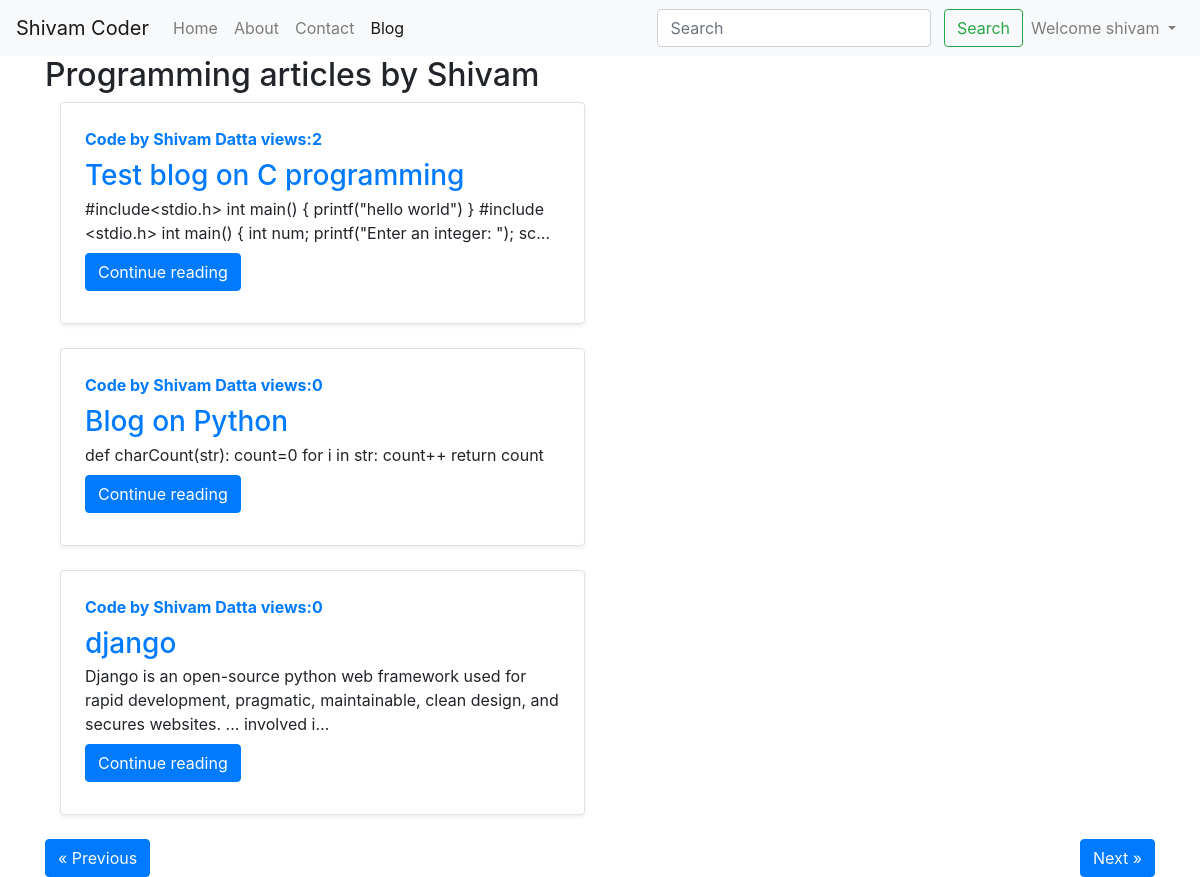
Page /blog/ (signed in) on the committed database.
### blog/models.py (models this page shows, shortened)
class Post(models.Model):
    sno=models.AutoField(primary_key=True)
    title=models.CharField(max_length=255)
    content=models.TextField()
    author=models.CharField(max_length=255)
    slug=models.CharField(max_length=130)
    views=models.IntegerField(default=0)
    timestamp=models.DateTimeField(blank=True)

### blog/views.py (the view)
# urls.py: path('', views.bloghome, name='bloghome'),
def bloghome(request):
    no_of_posts=3
    page=request.GET.get('page')
    if page is None:
        page=1
    else:
        page=int(page)
    allPosts=Post.objects.all()[(page-1)*no_of_posts:page*no_of_posts]
    blogs1=Post.objects.all()
    length=len(blogs1)
    if page>1:
        prev=page-1
    else:
        prev=None
    if page<math.ceil(length/no_of_posts):
        nxt=page+1
    else:
        nxt=None
    context={'allposts':allPosts,'prev':prev,'nxt':nxt}
    return render(request,'blog/bloghome.html',context)

### templates/blog/bloghome.html (shortened to what this page needs)
{% extends 'base.html' %}
{% block blogactive %} active{% endblock blogactive %}
{% block body %}
<div class="container">
    <h2>Programming articles by Shivam</h2>
    {% for post in allposts %}
    <div class="col-md-6">
      <div class="row no-gutters border rounded overflow-hidden flex-md-row mb-4 shadow-sm h-md-250 position-relative">
        <div class="col p-4 d-flex flex-column position-static">
          <strong class="d-inline-block mb-2 text-primary">Code by {{post.author}} views:{{post.views}}</strong>
          <h3 class="mb-0"><a href="/blog/{{post.slug}}">{{post.title}}</a></h3>
          <p class="card-text mb-auto">{{post.content| truncatechars:150}}</p>
          <div class="my-2">
          <a href="/blog/{{post.slug}}" role="button" class="btn btn-primary">Continue reading</a>
        </div>
        </div>
      </div>
    </div>
    {% endfor %}
    {% if prev %}
    <button class="btn btn-primary"><a class="text-light" href="/blog?page={{prev}}">&laquo; Previous</a></button>
    {% else %}
    <button class="btn btn-primary "><a class="text-light" href="#"> &laquo; Previous </a></button>
    {% endif %}
    {% if nxt %}
    <button class="btn btn-primary float-right"><a class="text-light" href="/blog?page={{nxt}}"> Next &raquo;</a></button>
    {% else %}
    <button class="btn btn-primary float-right"><a class="text-light" href="#"> Next &raquo;</a></button>
    {% endif %}
  </div>
{% endblock body %}

### templates/base.html (shortened to what this page needs)
<!doctype html>
<html lang="en">
  <head>
    <link rel="stylesheet" href="https://stackpath.bootstrapcdn.com/bootstrap/4.5.0/css/bootstrap.min.css">
  </head>
  <body>
    <nav class="navbar navbar-expand-lg navbar-light bg-light">
        <a class="navbar-brand" href="/">Shivam Coder</a>
        <div class="collapse navbar-collapse" id="navbarSupportedContent">
          <ul class="navbar-nav mr-auto">
            <li class="nav-item {% block homeactive %}{% endblock homeactive %}">
              <a class="nav-link" href="/">Home <span class="sr-only">(current)</span></a>
            </li>
            <li class="nav-item {% block aboutactive %}{% endblock aboutactive %}">
              <a class="nav-link" href="/about">About</a>
            </li>
            <li class="nav-item {% block contactactive %}{% endblock contactactive %}">
                <a class="nav-link" href="/contact">Contact</a>
              </li>
              <li class="nav-item {% block blogactive %}{% endblock blogactive %}">
                <a class="nav-link" href="/blog">Blog</a>
              </li>
          </ul>
          <div class="ml-auto form-inline ">
          <form class=" my-2 my-lg-0" method="get" action="/search">
            <input class="form-control mr-sm-2" type="search" placeholder="Search" aria-label="Search" name="query" id="query">
            <button class="btn btn-outline-success my-2 my-sm-0" type="submit">Search</button>
          </form>
          {% if user.is_authenticated %}
          <ul class="navbar-nav ml-auto">
            <li class="nav-item dropdown">
              <a class="nav-link dropdown-toggle" href="#" id="navbarDropdown" role="button" data-toggle="dropdown" aria-haspopup="true" aria-expanded="false">
               Welcome {{request.user}}
              </a>
            </li>
          </ul>
          {% endif %}
        </div>
      </nav>
      {% block body %}
{% endblock body %}
  </body>
</html>

### rows in the picture
Post: author "Shivam Datta", views "2", title "Test blog on C programming", content "#include<stdio.h> int main() { printf(\"hello world\") } #include <stdio.h> int main() { int num; printf(\"Enter an integer: \"); sc…"
Post: author "Shivam Datta", views "0", title "Blog on Python", content "def charCount(str): count=0 for i in str: count++ return count"
Post: author "Shivam Datta", views "0", title "django", content "Django is an open-source python web framework used for rapid development, pragmatic, maintainable, clean design, and secures websites. ... involved i…"

### other values in the picture
{{ request.user }} "shivam"
